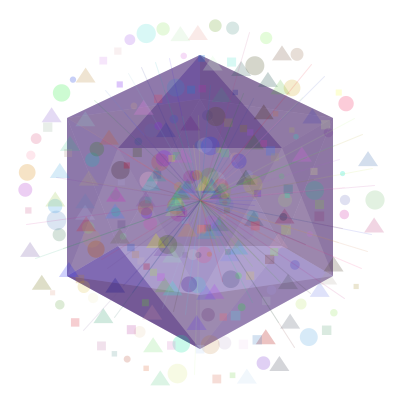
Frame 1 (no input)
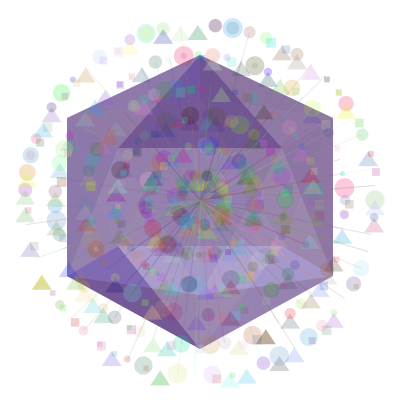
Frame 2 (the mouse pressed at the canvas centre, redrawn once)

The Processing sketch that drew these frames (run headless with seeded random() and noise(); the mouse was pressed at the canvas centre and the sketch redrawn once):

// Processing sketch: processing_146429
// ── processing_146429.pde

void setup(){
   size(400, 400); 
   background (/*random(230,255),random(230,253),random(10,18)*/255);   
  int a=200; int b=333 ;int c=282;
  int d=67; int e=118; int f=255;
  int g=145; int h=197; int i=246;
  int j=148; int k=276; int l=55;
  int m=99; int n=295; int o=349;
noStroke();
//top
fill(48,4,66,random(80,100)); triangle(a,l,a,m,d,e);//1
fill(45,9,129,random(50,130)); triangle(a,l,d,e,e,j);//2
fill(45,9,129,random(50,130)); triangle(a,l,e,j,c,j);//3
fill(45,9,129,random(50,130)); triangle(a,l,c,j,b,e);//4
fill(48,4,66,random(80,100)); triangle(a,l,b,e,a,m);//5
//Middle
fill(48,4,66,random(80,100)); triangle(a,m,e,i,c,i);//1
fill(48,4,66,random(80,100)); triangle(a,m,d,e,e,i);//2
fill(48,4,66,random(80,100)); triangle(d,e,e,i,d,k);//3
fill(45,9,129,random(50,130)); triangle(d,e,d,k,e,j);//4
fill(45,9,129,random(50,130));triangle(e,j,d,k,a,n);//5
fill(45,9,129,random(50,130)); triangle(e,j,a,n,c,j);//6
fill(45,9,129,random(50,130)); triangle(c,j,a,n,b,k);//7
fill(45,9,129,random(50,130)); triangle(c,j,b,k,b,e);//8
fill(48,4,66,random(80,100)); triangle(b,e,c,i,b,k);//9
fill(48,4,66,random(80,100)); triangle(a,m,c,i,b,e);//10
//bottom
fill(45,9,129,random(50,130)); triangle(e,i,a,o,c,i);//1
fill(45,9,129,random(50,130));triangle(e,i,d,k,a,o);//2
fill(48,4,66,random(80,100)); triangle(d,k,a,n,a,o);//3
fill(48,4,66,random(80,100)); triangle(a,n,a,o,b,k);//4
fill(45,9,129,random(50,130)); triangle(c,i,a,o,b,k);//5
}

void randomizerFigure(float x, float y, float type){
//draw rectangle
 if(type < 0.2) {
  float z=random(5,10);
  noStroke();
  fill(random(255),random(255),random(255),random(40,67));
   rect(x, y, z, z);
//draw ellipse
 } else if (type < 0.5) {
  float d=random(5,20);
  noStroke();
  fill(random(255),random(255),random(255),random(40,67));
  ellipse(x, y, d, d);
//draw line
 } else if(type < .8) {
  float w= random(width/2,height/2);
  stroke(random(255),random(255),random(255),30);
  strokeWeight(1);
  line(x,y,w,w);
//draw triangle
 } else if (type < 1) {
    float bx = x-10;
    float by = y+15;
    float cx = x+10;
    float cy = by;
    noStroke();
    fill(random(255),random(255),random(255),random(40,67));
    triangle(x,y, bx, by, cx, cy);
    }
}

void parametricCircle(float originX, float originY, float radius) {
  for(float t = 0; t < TWO_PI; t += .1) {
     float x = originX + radius * cos(t);
     float y = originY + radius * sin(t);
     randomizerFigure(x, y, random(0.0, 1.0));     
  }  
}

void draw() {
    for(int i = 25; i < 200; i += 30) {
       parametricCircle(400/2, 400/2, i); 
       noLoop();
    } 
}
